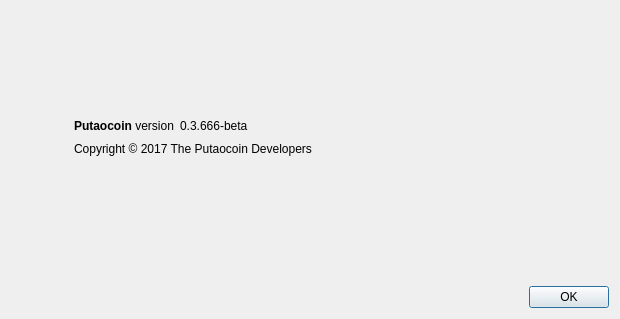
<?xml version="1.0" encoding="UTF-8"?>
<ui version="4.0">
 <class>AboutDialog</class>
 <widget class="QDialog" name="AboutDialog">
  <property name="geometry">
   <rect>
    <x>0</x>
    <y>0</y>
    <width>620</width>
    <height>319</height>
   </rect>
  </property>
  <property name="windowTitle">
   <string>About Putaocoin</string>
  </property>
  <layout class="QHBoxLayout" name="horizontalLayout_2">
   <item>
    <widget class="QLabel" name="label_4">
     <property name="sizePolicy">
      <sizepolicy hsizetype="Preferred" vsizetype="Ignored">
       <horstretch>0</horstretch>
       <verstretch>0</verstretch>
      </sizepolicy>
     </property>
     <property name="pixmap">
      <pixmap resource="../bitcoin.qrc">:/images/about</pixmap>
     </property>
    </widget>
   </item>
   <item>
    <layout class="QVBoxLayout" name="verticalLayout_2">
     <property name="leftMargin">
      <number>50</number>
     </property>
     <item>
      <spacer name="verticalSpacer_2">
       <property name="orientation">
        <enum>Qt::Vertical</enum>
       </property>
       <property name="sizeHint" stdset="0">
        <size>
         <width>20</width>
         <height>40</height>
        </size>
       </property>
      </spacer>
     </item>
     <item>
      <layout class="QHBoxLayout" name="horizontalLayout">
       <item>
        <widget class="QLabel" name="label">
         <property name="cursor">
          <cursorShape>IBeamCursor</cursorShape>
         </property>
         <property name="text">
          <string>&lt;html&gt;&lt;head/&gt;&lt;body&gt;&lt;p&gt;&lt;span style=&quot; font-weight:600;&quot;&gt;Putaocoin&lt;/span&gt; version&lt;/p&gt;&lt;/body&gt;&lt;/html&gt;</string>
         </property>
         <property name="textInteractionFlags">
          <set>Qt::LinksAccessibleByMouse|Qt::TextSelectableByKeyboard|Qt::TextSelectableByMouse</set>
         </property>
        </widget>
       </item>
       <item>
        <widget class="QLabel" name="versionLabel">
         <property name="cursor">
          <cursorShape>IBeamCursor</cursorShape>
         </property>
         <property name="text">
          <string notr="true">0.3.666-beta</string>
         </property>
         <property name="textInteractionFlags">
          <set>Qt::LinksAccessibleByMouse|Qt::TextSelectableByKeyboard|Qt::TextSelectableByMouse</set>
         </property>
        </widget>
       </item>
       <item>
        <spacer name="horizontalSpacer">
         <property name="orientation">
          <enum>Qt::Horizontal</enum>
         </property>
         <property name="sizeHint" stdset="0">
          <size>
           <width>40</width>
           <height>20</height>
          </size>
         </property>
        </spacer>
       </item>
      </layout>
     </item>
     <item>
      <widget class="QLabel" name="copyrightLabel">
       <property name="cursor">
        <cursorShape>IBeamCursor</cursorShape>
       </property>
       <property name="text">
        <string notr="true">Copyright &amp;copy; 2017 The Putaocoin Developers</string>
       </property>
       <property name="textFormat">
        <enum>Qt::RichText</enum>
       </property>
       <property name="textInteractionFlags">
        <set>Qt::LinksAccessibleByMouse|Qt::TextSelectableByKeyboard|Qt::TextSelectableByMouse</set>
       </property>
      </widget>
     </item>
     <item>
      <widget class="QLabel" name="label_2">
       <property name="cursor">
        <cursorShape>IBeamCursor</cursorShape>
       </property>
       <property name="text">
        <string/>
       </property>
       <property name="wordWrap">
        <bool>true</bool>
       </property>
       <property name="textInteractionFlags">
        <set>Qt::LinksAccessibleByMouse|Qt::TextSelectableByKeyboard|Qt::TextSelectableByMouse</set>
       </property>
      </widget>
     </item>
     <item>
      <spacer name="verticalSpacer">
       <property name="orientation">
        <enum>Qt::Vertical</enum>
       </property>
       <property name="sizeHint" stdset="0">
        <size>
         <width>20</width>
         <height>40</height>
        </size>
       </property>
      </spacer>
     </item>
     <item>
      <widget class="QDialogButtonBox" name="buttonBox">
       <property name="orientation">
        <enum>Qt::Horizontal</enum>
       </property>
       <property name="standardButtons">
        <set>QDialogButtonBox::Ok</set>
       </property>
      </widget>
     </item>
    </layout>
   </item>
  </layout>
 </widget>
 <resources>
  <include location="../bitcoin.qrc"/>
 </resources>
 <connections>
  <connection>
   <sender>buttonBox</sender>
   <signal>accepted()</signal>
   <receiver>AboutDialog</receiver>
   <slot>accept()</slot>
   <hints>
    <hint type="sourcelabel">
     <x>360</x>
     <y>308</y>
    </hint>
    <hint type="destinationlabel">
     <x>157</x>
     <y>274</y>
    </hint>
   </hints>
  </connection>
  <connection>
   <sender>buttonBox</sender>
   <signal>rejected()</signal>
   <receiver>AboutDialog</receiver>
   <slot>reject()</slot>
   <hints>
    <hint type="sourcelabel">
     <x>428</x>
     <y>308</y>
    </hint>
    <hint type="destinationlabel">
     <x>286</x>
     <y>274</y>
    </hint>
   </hints>
  </connection>
 </connections>
</ui>
